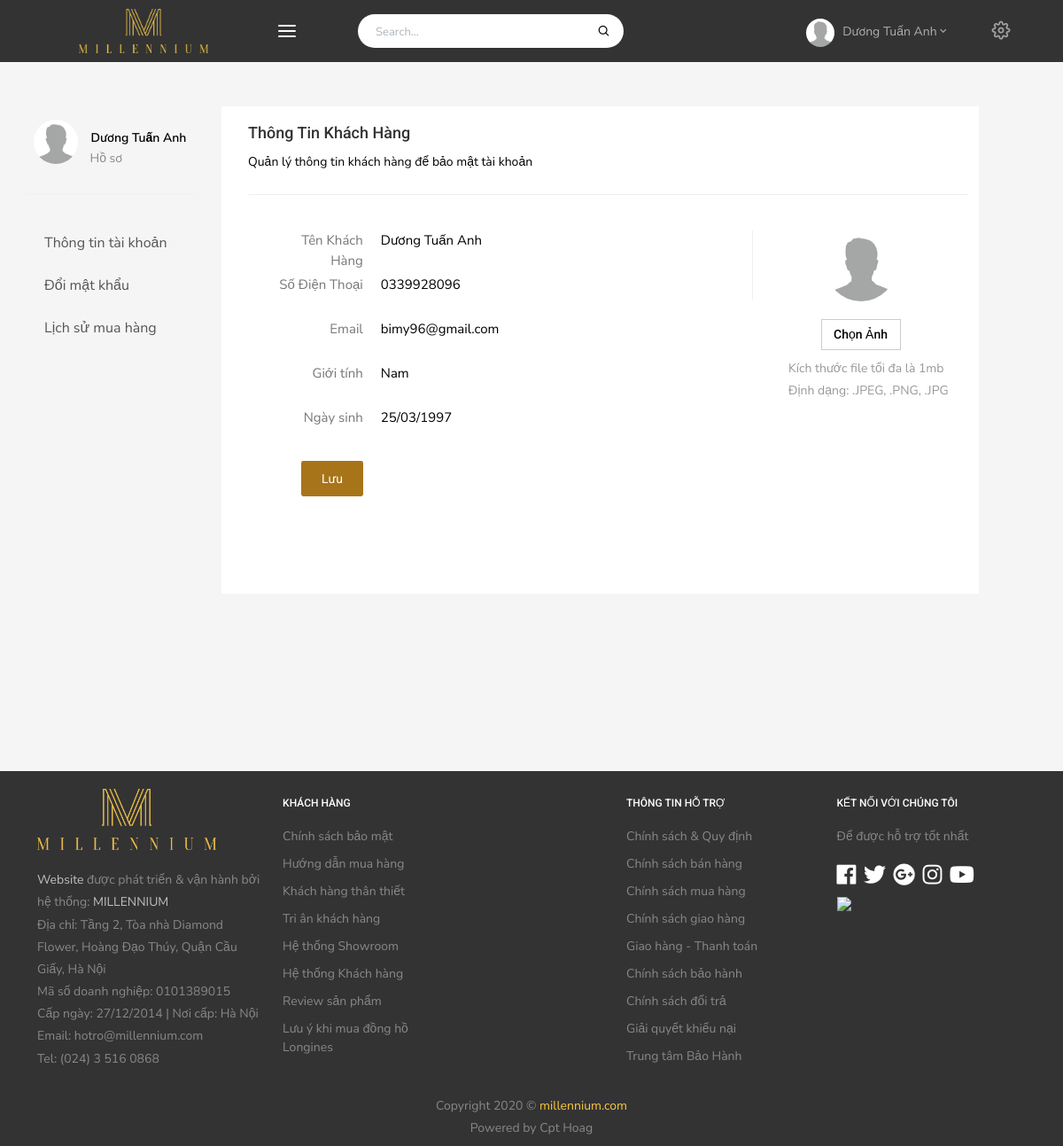
The page /index.php?page=profile (signed in) on the database its author committed.
### tables this page shows
CREATE TABLE `tbl_customer` (
  `id` int(11) NOT NULL,
  `name` varchar(50) NOT NULL,
  `showroom_id` int(11) NOT NULL,
  `phone` varchar(10) NOT NULL,
  `email` varchar(50) NOT NULL,
  `sex` varchar(5) NOT NULL,
  `birth` date NOT NULL DEFAULT '1970-01-01',
  `passw` varchar(50) NOT NULL,
  `avatar` varchar(50) NOT NULL DEFAULT 'guest.jpg',
  `create_at` datetime NOT NULL DEFAULT current_timestamp()
);

### admin/Config/myConfig.php (called while the page is built, shortened)
<?php
	class Connect{
		private $user = "root";
		private $pass = "";
		private $dns = "mysql:host=localhost;dbname=customer_care";
		function __construct(){
			try {
				$this->pdo = new PDO($this->dns, $this->user, $this->pass);
				$this->pdo->query("SET NAMES utf8");
			} catch (PDOException $e) {
				echo $e->getMessage();
				exit();
			}
		}
	}
 ?>

### Model/Customer/Customer_m.php (called while the page is built)
<?php
    include_once("admin/Config/myConfig.php");
    class Customer_m extends Connect {
        function __construct()
        {
            parent::__construct();
        }
        protected function getCustomerInfo($id) {
            $sql = "SELECT
                        *
                    FROM
                        tbl_customer, tbl_showroom
                    WHERE
                        tbl_customer.showroom_id = tbl_showroom.showroom_id
                    AND
                        id = :id";
            $pre = $this->pdo->prepare($sql);
            $pre->bindParam(':id', $id);
            $pre->execute();
            $result = $pre->fetch(PDO::FETCH_ASSOC);
            return $result;
        }
    }

### View/customer/profile.php (the view, shortened to what this page needs)
<div class="col-md-9 col-9" style="background-color: #fff; height: 550px; padding-left: 30px;">
	<div class="title-info" style="border-bottom: 1px solid #efefef; width: 100%; height:80px;">
		<div style="margin-top: 20px;">
		<h4 style="color: #333">Thông Tin Khách Hàng</h4>
		<p>Quản lý thông tin khách hàng để bảo mật tài khoản</p>
		</div>
	</div>
	<div class="info_cus" style="height: 300px;">
		<div class="info_all" style="height: 100%; display: flex;">
			<div class="info_left" style="height: 100%">
				<div class="info_cus1">
					<div class="label_cus">Tên Khách Hàng</div>
					<div class="value_cus"><?php echo $customer['name']; ?></div>
				</div>
				<div class="info_cus1">
					<div class="label_cus">Số Điện Thoại</div>
					<div class="value_cus"><?php echo $customer['phone']; ?></div>
				</div>
				<div class="info_cus1">
					<div class="label_cus">Email</div>
					<div class="value_cus"><?php echo $customer['email']; ?></div>
				</div>
				<div class="info_cus1">
					<div class="label_cus">Giới tính</div>
					<div class="value_cus"><?php echo $customer['sex']; ?></div>
				</div>
				<div class="info_cus1">
					<?php
						$births = $customer['birth'];
						$birth = date('d/m/Y', strtotime($births));
					 ?>
					<div class="label_cus">Ngày sinh</div>
					<div class="value_cus"><?php echo $birth ?></div>
				</div>
			</div>
			<div class="info_right" style="height: 30%; width: 30%; float: left; border-left: 1px solid #efefef">
				<div style="text-align: center; margin-bottom: 20px;" id="avatar_cus">
					<img src="assets/images/customer/<?php echo $customer['avatar'] ?>" alt="user-image" class="rounded-circle" width="80" height='80' id="avatar">
				</div>
				<form id="form-ava" action="Server/avatar.php" method="post" enctype="multipart/form-data" style="text-align: center;">
                	<label class="custom-file-upload">
					    Chọn Ảnh
					</label>
					<p style="color: #999; font-size: 14px; text-align: left; padding-left: 40px;">Kích thước file tối đa là 1mb<br>Định dạng: .JPEG, .PNG, .JPG</p>
     			</form>
			</div>
		</div>
	</div>
	<div class="save1" style="height: 50px; padding-left: 60px;">
		<button type="button" style="height: 40px;padding: 0 20px;min-width: 70px;max-width: 220px;color: #fff;background: #a8741a;" class="btn waves-effect waves-light save" id="toastr-three">Lưu</button>
	</div>
</div>

### includes/topbar.php (shortened to what this page needs)
<div class="row pd0" style="height: 70px; background-color: #333;">
    <div class="container pd0">
        <div class="col-md-12 col-lg-12 col-xs-12 col-12">
            <div class="navbar-custom">
                <div class="col-md-3 col-2 pd0" style="height: 100%; width: 100%; float: right;">
                    <ul class="list-unstyled topnav-menu float-right mb-0" style="height: 100%; width: 100%;">
                        <li class="dropdown notification-list icon-setting" style="z-index: 10;width: 20%;float: right;">
                            <a href="javascript:void(0);" class="nav-link right-bar-toggle waves-effect waves-light">
                                <i class="fe-settings noti-icon" style="color: #A2A2A2;"></i>
                            </a>
                        </li>
                    <?php
                        if (isset($_SESSION['id_cus'])) {
                    ?>
                        <li class="dropdown notification-list loadava1" >
                            <a class="nav-link dropdown-toggle nav-user mr-0 waves-effect waves-light" data-toggle="dropdown" href="#" role="button" aria-haspopup="false" aria-expanded="false"id="ava">
                                <img src="assets/images/customer/<?php echo $customer['avatar'] ?>" alt="user-image" class="rounded-circle lh70" >
                                <span class="ml-1" id="name_cus"><?php echo $_SESSION['name_cus'] ?><i class="mdi mdi-chevron-down"></i> </span>
                            </a>
                        </li>
                    <?php
                        }
                     ?>
                    </ul>
                </div>
                <div class="logo-box col-md-3 col-xs-3">
                    <a href="index.php" class="logo text-center">
                        <img src="assets/images/logo.png" alt="" height="50" style="line-height: 70px; margin-top: 10px; margin-bottom: 10px;">
                    </a>
                </div>
                <div class="col-md-6 col-2" style="height: 100%; width: 100%; float: left;">
                    <ul class="list-unstyled topnav-menu topnav-menu-left m-0">
                        <li>
                            <button class="button-menu-mobile1 waves-effect waves-light">
                                <i class="fe-menu"></i>
                            </button>
                        </li>
                        <li class="d-none d-sm-block" style="margin-left: 50px;">
                            <form class="app-search">
                                <div class="app-search-box">
                                    <div class="input-group">
                                        <input type="text" class="form-control" placeholder="Search...">
                                        <div class="input-group-append">
                                            <button class="btn" type="submit">
                                                <i class="fe-search" style="color: black;"></i>
                                            </button>
                                        </div>
                                    </div>
                                </div>
                            </form>
                        </li>
                    </ul>
                </div>
            </div>
        </div>
    </div>
</div>

### View/customer/side-bar.php
<div class="container-fluid pd0" style="background-color: #f5f5f5; color: black; height: 800px;">
	<div class="container" style="padding-top: 50px;">
		<div class="row" style="height: 100%">
			<div class="col-md-2 col-2 pd0" style="height: 100%">
				<div class="name" style="padding-top: 15px;padding-bottom: 30px; height: 100px; border-bottom: 1px solid #efefef; ">
					<div style="width: 35%; float: left; text-align: center;" id="ava_cus">
						<img src="assets/images/customer/<?php echo $customer['avatar'] ?>" alt="user-image" class="rounded-circle" style="width: 50px; height: 50px;" id='load_ava'>
					</div>
					<div class="user-name" style="width: 65%; float: left; padding-top: 10px;">
						<span class="ml-1" id="name_cus1"><b><?php echo $_SESSION['name_cus'] ?></span></b>
						<p style="color: #888; padding-left: 5px;">Hồ sơ</p>
					</div>
	            </div>
	            <div style="height: 100px; margin-top: 30px; font-size: 16px;">
					<ul class="list-group" style="float: left; ">
					  <a href="index.php?page=profile&method=info"><li class="list-group-item"><i class=""></i>Thông tin tài khoản</li></a>
					  <a href="index.php?page=profile&method=password"><li class="list-group-item">Đổi mật khẩu</li></a>
					  <a href="index.php?page=profile&method=history"><li class="list-group-item">Lịch sử mua hàng</li></a>
					</ul>
				</div>
			</div>
			<div style="width: 30px; height: 100%"></div>
			<?php
				include_once 'Controller/Customer/Customer_c.php';
				$customer = new Customer_c();
                $customer->Customer();
			?>
		</div>
	</div>
</div>

### includes/header.php (style rules this page uses)
* { margin: 0px; padding: 0px; box-sizing: border-box; }
html,body { overflow-x: hidden; }

### rows shown on the page
tbl_customer: avatar (picture), name "Dương Tuấn Anh", phone "0339928096", email "bimy96@gmail.com", sex "Nam", birth "25/03/1997"

### other values the page prints
$_SESSION['name_cus'] "Dương Tuấn Anh"
